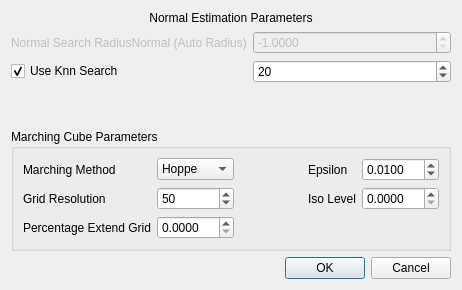
<?xml version="1.0" encoding="UTF-8"?>
<ui version="4.0">
 <class>MarchingCubeDlg</class>
 <widget class="QDialog" name="MarchingCubeDlg">
  <property name="geometry">
   <rect>
    <x>0</x>
    <y>0</y>
    <width>462</width>
    <height>290</height>
   </rect>
  </property>
  <property name="sizePolicy">
   <sizepolicy hsizetype="Fixed" vsizetype="Fixed">
    <horstretch>0</horstretch>
    <verstretch>0</verstretch>
   </sizepolicy>
  </property>
  <property name="windowTitle">
   <string>Marching Cube</string>
  </property>
  <property name="windowIcon">
   <iconset resource="../../../qPCL.qrc">
    <normaloff>:/toolbar/PclAlgorithms/icons/MarchingCubeReconstruction.png</normaloff>:/toolbar/PclAlgorithms/icons/MarchingCubeReconstruction.png</iconset>
  </property>
  <layout class="QVBoxLayout" name="verticalLayout_2">
   <item>
    <layout class="QVBoxLayout" name="verticalLayout">
     <item>
      <widget class="QLabel" name="label_9">
       <property name="text">
        <string>Normal Estimation Parameters</string>
       </property>
       <property name="alignment">
        <set>Qt::AlignCenter</set>
       </property>
      </widget>
     </item>
     <item>
      <layout class="QGridLayout" name="gridLayout">
       <item row="1" column="0">
        <widget class="QCheckBox" name="useKnnCheckBoxForTriangulation">
         <property name="enabled">
          <bool>true</bool>
         </property>
         <property name="text">
          <string>Use Knn Search</string>
         </property>
         <property name="checked">
          <bool>true</bool>
         </property>
        </widget>
       </item>
       <item row="0" column="1">
        <widget class="QDoubleSpinBox" name="normalSearchRadius">
         <property name="enabled">
          <bool>false</bool>
         </property>
         <property name="decimals">
          <number>4</number>
         </property>
         <property name="minimum">
          <double>-1.000000000000000</double>
         </property>
         <property name="maximum">
          <double>1000.000000000000000</double>
         </property>
         <property name="singleStep">
          <double>0.005000000000000</double>
         </property>
         <property name="value">
          <double>-1.000000000000000</double>
         </property>
        </widget>
       </item>
       <item row="1" column="1">
        <widget class="QSpinBox" name="knnSpinBoxForTriangulation">
         <property name="enabled">
          <bool>true</bool>
         </property>
         <property name="value">
          <number>20</number>
         </property>
        </widget>
       </item>
       <item row="0" column="0">
        <widget class="QLabel" name="label_8">
         <property name="enabled">
          <bool>false</bool>
         </property>
         <property name="text">
          <string>Normal Search RadiusNormal (Auto Radius)</string>
         </property>
        </widget>
       </item>
      </layout>
     </item>
    </layout>
   </item>
   <item>
    <spacer name="verticalSpacer">
     <property name="orientation">
      <enum>Qt::Vertical</enum>
     </property>
     <property name="sizeHint" stdset="0">
      <size>
       <width>20</width>
       <height>39</height>
      </size>
     </property>
    </spacer>
   </item>
   <item>
    <widget class="QGroupBox" name="groupBox">
     <property name="title">
      <string>Marching Cube Parameters</string>
     </property>
     <layout class="QGridLayout" name="gridLayout_2">
      <item row="1" column="2">
       <spacer name="horizontalSpacer">
        <property name="orientation">
         <enum>Qt::Horizontal</enum>
        </property>
        <property name="sizeHint" stdset="0">
         <size>
          <width>40</width>
          <height>20</height>
         </size>
        </property>
       </spacer>
      </item>
      <item row="0" column="0">
       <widget class="QLabel" name="label_4">
        <property name="text">
         <string>Marching Method</string>
        </property>
       </widget>
      </item>
      <item row="1" column="4">
       <widget class="QLabel" name="label_3">
        <property name="text">
         <string>Iso Level</string>
        </property>
       </widget>
      </item>
      <item row="1" column="1">
       <widget class="QSpinBox" name="gridResolutionSpinBox">
        <property name="minimum">
         <number>1</number>
        </property>
        <property name="maximum">
         <number>1000</number>
        </property>
        <property name="value">
         <number>50</number>
        </property>
       </widget>
      </item>
      <item row="0" column="5">
       <widget class="QDoubleSpinBox" name="epsilonSpinBox">
        <property name="decimals">
         <number>4</number>
        </property>
        <property name="minimum">
         <double>0.000000000000000</double>
        </property>
        <property name="maximum">
         <double>100.000000000000000</double>
        </property>
        <property name="singleStep">
         <double>0.010000000000000</double>
        </property>
        <property name="value">
         <double>0.010000000000000</double>
        </property>
       </widget>
      </item>
      <item row="0" column="4">
       <widget class="QLabel" name="label_5">
        <property name="text">
         <string>Epsilon</string>
        </property>
       </widget>
      </item>
      <item row="1" column="0">
       <widget class="QLabel" name="label_6">
        <property name="text">
         <string>Grid Resolution</string>
        </property>
       </widget>
      </item>
      <item row="1" column="5">
       <widget class="QDoubleSpinBox" name="isoLevelSpinBox">
        <property name="decimals">
         <number>4</number>
        </property>
        <property name="minimum">
         <double>0.000000000000000</double>
        </property>
        <property name="maximum">
         <double>100.000000000000000</double>
        </property>
        <property name="singleStep">
         <double>0.010000000000000</double>
        </property>
        <property name="value">
         <double>0.000000000000000</double>
        </property>
       </widget>
      </item>
      <item row="2" column="0">
       <widget class="QLabel" name="label_7">
        <property name="text">
         <string>Percentage Extend Grid</string>
        </property>
       </widget>
      </item>
      <item row="2" column="1">
       <widget class="QDoubleSpinBox" name="percentageExtendedSpinBox">
        <property name="decimals">
         <number>4</number>
        </property>
        <property name="minimum">
         <double>0.000000000000000</double>
        </property>
        <property name="maximum">
         <double>100.000000000000000</double>
        </property>
        <property name="singleStep">
         <double>0.010000000000000</double>
        </property>
        <property name="value">
         <double>0.000000000000000</double>
        </property>
       </widget>
      </item>
      <item row="0" column="1">
       <widget class="QComboBox" name="MarchingMethodsCombo">
        <item>
         <property name="text">
          <string>Hoppe</string>
         </property>
        </item>
        <item>
         <property name="text">
          <string>RBF</string>
         </property>
        </item>
       </widget>
      </item>
     </layout>
    </widget>
   </item>
   <item>
    <widget class="QDialogButtonBox" name="buttonBox">
     <property name="orientation">
      <enum>Qt::Horizontal</enum>
     </property>
     <property name="standardButtons">
      <set>QDialogButtonBox::Cancel|QDialogButtonBox::Ok</set>
     </property>
    </widget>
   </item>
  </layout>
 </widget>
 <resources>
  <include location="../../../qPCL.qrc"/>
 </resources>
 <connections>
  <connection>
   <sender>buttonBox</sender>
   <signal>accepted()</signal>
   <receiver>MarchingCubeDlg</receiver>
   <slot>accept()</slot>
   <hints>
    <hint type="sourcelabel">
     <x>132</x>
     <y>159</y>
    </hint>
    <hint type="destinationlabel">
     <x>215</x>
     <y>92</y>
    </hint>
   </hints>
  </connection>
  <connection>
   <sender>buttonBox</sender>
   <signal>rejected()</signal>
   <receiver>MarchingCubeDlg</receiver>
   <slot>reject()</slot>
   <hints>
    <hint type="sourcelabel">
     <x>132</x>
     <y>159</y>
    </hint>
    <hint type="destinationlabel">
     <x>132</x>
     <y>92</y>
    </hint>
   </hints>
  </connection>
  <connection>
   <sender>useKnnCheckBoxForTriangulation</sender>
   <signal>toggled(bool)</signal>
   <receiver>knnSpinBoxForTriangulation</receiver>
   <slot>setEnabled(bool)</slot>
   <hints>
    <hint type="sourcelabel">
     <x>100</x>
     <y>65</y>
    </hint>
    <hint type="destinationlabel">
     <x>285</x>
     <y>66</y>
    </hint>
   </hints>
  </connection>
  <connection>
   <sender>useKnnCheckBoxForTriangulation</sender>
   <signal>toggled(bool)</signal>
   <receiver>label_8</receiver>
   <slot>setDisabled(bool)</slot>
   <hints>
    <hint type="sourcelabel">
     <x>100</x>
     <y>65</y>
    </hint>
    <hint type="destinationlabel">
     <x>100</x>
     <y>42</y>
    </hint>
   </hints>
  </connection>
  <connection>
   <sender>useKnnCheckBoxForTriangulation</sender>
   <signal>toggled(bool)</signal>
   <receiver>normalSearchRadius</receiver>
   <slot>setDisabled(bool)</slot>
   <hints>
    <hint type="sourcelabel">
     <x>100</x>
     <y>65</y>
    </hint>
    <hint type="destinationlabel">
     <x>285</x>
     <y>42</y>
    </hint>
   </hints>
  </connection>
 </connections>
</ui>
